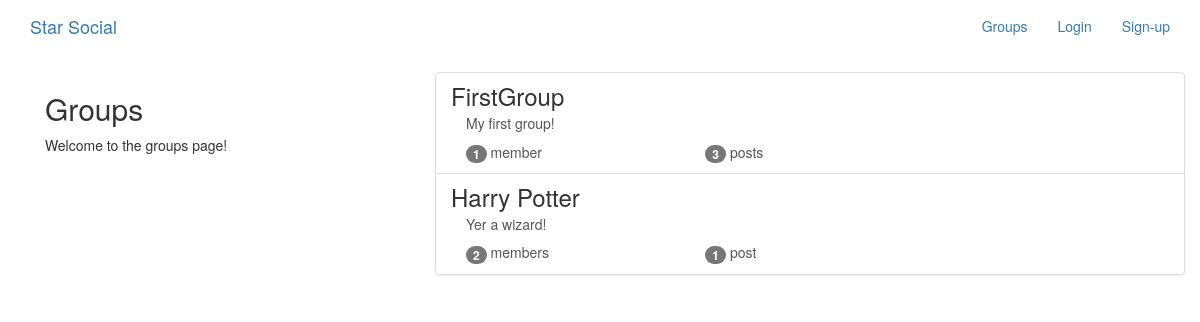
The app's page /groups/ with its own data.
### groups/models.py (models this page shows, shortened)
class Group(models.Model):
    name = models.CharField(max_length=255, unique=True)
    slug = models.SlugField(allow_unicode=True, unique=True)
    description = models.TextField(blank=True, default='')
    description_html = models.TextField(editable=False, default='', blank=True)
    members = models.ManyToManyField(User, through='GroupMember')
    class Meta:
        ordering = ['name']

### groups/views.py (the view)
# urls.py: path('', views.ListGroups.as_view(), name='all'),
class ListGroups(generic.ListView):
    model = Group

### groups/templates/groups/group_list.html (shortened to what this page needs)
{% extends "groups/group_base.html" %}
{% block pregroup %}
  <div class="col-md-4">
    <div class="content">
      <h2>Groups</h2>
      <p>Welcome to the groups page!</p>
    </div>
  </div>
{% endblock %}
{% block group_content %}
  <div class="col-md-8">
    <div class="list-group">
      {% for group in object_list %}
        <a class="list-group-item"
        href="{% url 'groups:single' slug=group.slug %}">
          <h3 class="title list-group-item-heading">{{group.name}}</h3>
          <div class="list-group-item-text container-fluid">
            {{group.description_html|safe}}
            <div class="row">
              <div class="col-md-4">
                <span class="badge">{{group.members.count}}</span>
                  member{{group.members.count|pluralize}}
              </div>
              <div class="col-md-4">
                <span class="badge">{{group.posts.count}}</span>
                post{{group.posts.count|pluralize}}
              </div>
            </div>
          </div>
        </a>
      {% endfor %}
    </div>
  </div>
{% endblock %}

### records on screen
Group: name "FirstGroup", description_html "My first group!", members.count "1", posts.count "3"
Group: name "Harry Potter", description_html "Yer a wizard!", members.count "2", posts.count "1"
